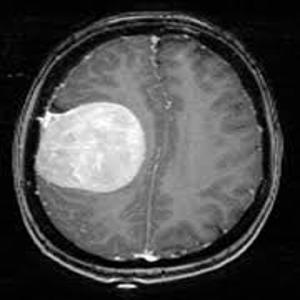
#> input picture testing/y1.png, 300 x 300 px
$ python tree_tester.py testing/y1.png
#> lines starting #> are read from the running program, lines starting #| are printed output that depends on the picture
### gp_terminals/gp_image.py
import numpy as np
from gp_utils.gp_size import GPSize
from gp_terminals.gp_filter import GPFilter
from scipy import signal

class GPImage:
    """
    Custom class for working with image data.
    """

    def __init__(self, pixel_data: np.ndarray) -> None:
        """
        Creates image from numpy array.

        Parameter
        ---------
        pixel_data: np.ndarray
            Numpy array of pixels in range [0; 255] and shape of (height, width)
        """

        self.pixel_data = pixel_data
        self.size = GPSize(pixel_data.shape[1], pixel_data.shape[0])

    def apply_filter(self, filter: GPFilter) -> object:
        """
        Apply kernel filter to image by convolution process.
        """
        return GPImage(signal.convolve(self.pixel_data, filter.filter_data, mode='same'))

    def apply_maxpool2x2(self) -> object:
        """
        Apply max pool 2d with size 2x2 and stride equal to 2.
        """
        result = self.pixel_data.copy()
        w, h = self.size.w, self.size.h

        if w == 1 and h == 1:
            return GPImage(result)

        if h % 2 != 0:
            result = result[:-1,:]
        if w % 2 != 0:
            result = result[:,:-1]
        h, w = result.shape

        return GPImage(result.reshape(h//2, 2, w//2, 2).max(axis=(1,3)))

    def __str__(self) -> str:
        np_str = str(self.pixel_data.tolist())
        return f"GPImage(np.array({np_str}))"

    __repr__ = __str__

### gp_operators.py
"""
This file contains all genetic operators from Function set.
"""

import numpy as np

# ========================
# Upload typings.
# ========================
from gp_terminals.gp_image import GPImage
from gp_terminals.gp_filter import GPFilter
from gp_terminals.gp_percentage import GPPercentage
from gp_terminals.gp_cutshape import GPCutshape
from gp_terminals.gp_percentage_size import GPPercentageSize

from gp_utils.gp_point import GPPoint
from gp_utils.gp_size import GPSize

import warnings

#suppress warnings
warnings.filterwarnings('ignore')

# ========================
# Classification operators.
# ========================

def add(a: np.float64, b: np.float64) -> np.float64:
    return a + b

def sub(a: np.float64, b: np.float64) -> np.float64:
    return a - b

def mul(a: np.float64, b: np.float64) -> np.float64:
    return a * b

# Protected division
def div(a: np.float64, b: np.float64) -> np.float64:
    return 1.0 if b == 0 else a / b

# ========================
# Aggregation operators.
# ========================

# [9 lines left out: functions agg_mean, agg_stdev, not called in this run]

def agg_min(image: GPImage, top_left_corner: GPPercentage, size: GPPercentageSize, shape: GPCutshape) -> np.float64:
    top_left_corner = GPPoint(top_left_corner.a * image.size.w, top_left_corner.b * image.size.h)
    size = GPSize(size.a * image.size.w, size.b * image.size.h)
    return np.min(shape.cut(image, top_left_corner, size))

def agg_max(image: GPImage, top_left_corner: GPPercentage, size: GPPercentageSize, shape: GPCutshape) -> np.float64:
    top_left_corner = GPPoint(top_left_corner.a * image.size.w, top_left_corner.b * image.size.h)
    size = GPSize(size.a * image.size.w, size.b * image.size.h)
    return np.max(shape.cut(image, top_left_corner, size))

# ========================
# Convolutional operators.
# ========================

def conv(image: GPImage, filter: GPFilter) -> GPImage:
    new_image = image.apply_filter(filter)
    #ReLU
    new_image.pixel_data = new_image.pixel_data * (new_image.pixel_data > 0)
    return new_image

def pool(image: GPImage) -> GPImage:
    return image.apply_maxpool2x2()

### gp_terminals/gp_filter.py
import numpy as np
from gp_utils.gp_size import GPSize

class GPFilter:
    """
    Class that contains filter and operations over it.
    """

    def __init__(self, filter_data: np.ndarray) -> None:
        """
        Creates filter from numpy array.

        Parameter
        ---------
        filter_data: np.ndarray
            Numpy array of values in range [-3, 3] and shape of (height, width)
        """

        if filter_data.shape[0] != filter_data.shape[1]:
            raise Exception(f"Filter must be a square matrix. Got marix with size {filter_data.shape}")

        if filter_data.shape[0] % 2 == 0:
            raise Exception(f"Filter shape must be odd numer. Got shape {filter_data.shape}")

        self.filter_data = filter_data
        self.size = filter_data.shape[0]

    def __str__(self) -> str:
        np_str = str(self.filter_data.tolist())
        return f"GPFilter(np.array({np_str}))"

    __repr__ = __str__

### gp_terminals/gp_percentage.py
class GPPercentage:
    """
    Represent relative position in percents.
    """

    def __init__(self, a: float, b: float) -> None:
        self.a = a
        self.b = b

    def __str__(self) -> str:
        return f"GPPercentage({self.a},{self.b})"

    __repr__ = __str__

### tree_runner.py
import numpy as np

from gp_terminals.gp_cutshape import GPCutshape
from gp_terminals.gp_filter import GPFilter
from gp_terminals.gp_image import GPImage
from gp_terminals.gp_percentage import GPPercentage
from gp_terminals.gp_percentage_size import GPPercentageSize

from gp_operators import agg_max, agg_mean, agg_min, agg_stdev, pool, add, conv, mul, div, sub
from deap import gp

def run_tree(input: GPImage, tree: gp.PrimitiveTree) :
    #print(f"RUN!\n {tree}")
    lambda_function = eval('lambda ARG0: ' + str(tree))
    #print("FINISH")
    return lambda_function(input)

### gp_terminals/gp_cutshape.py
import numpy as np

from gp_terminals.gp_image import GPImage
from gp_utils.gp_size import GPSize
from gp_utils.gp_point import GPPoint

class GPCutshape:
    """
    Special terminal to make shaped-cut from image.
    """

    def __init__(self, type_name: str) -> None:
        """
        Initialize Cutshape.

        Parameter
        ---------
        type_name: str
            Type of cut: 'elp', 'row', 'col', 'rec'.
        """
        if not type_name in ['elp', 'row', 'col', 'rec']:
            raise Exception(f"Undefined cut type {type_name}")

        self.type_name = type_name

    def cut(self, image: GPImage, top_left_corner: GPPoint, size: GPSize) -> np.ndarray:
        """
        Get all values inside a shape.

        Parameter
        ---------
        image: GPImage
            The image.
        """

        x, y = top_left_corner.x, top_left_corner.y
        w, h = size.w, size.h
        if self.type_name == 'elp':
            pixel_data = image.pixel_data
            if w == 0 or h == 0:
                return pixel_data.copy()

            mx, my = np.meshgrid(np.arange(pixel_data.shape[1]), np.arange(pixel_data.shape[0]))
            ellipse_mask = ((mx - x) / w)**2 + ((my - y) / h)**2 <= 1
            return pixel_data[ellipse_mask].copy()
        elif self.type_name == 'row':
            return image.pixel_data[y, x:max(x+w, image.size.w)].copy()
        elif self.type_name == 'col':
            return image.pixel_data[y:max(y+h, image.size.h), x].copy()
        elif self.type_name == 'rec':
            return image.pixel_data[y:max(y+h, image.size.h), x:max(x+w, image.size.w)].copy()

    def __str__(self) -> str:
        return f"GPCutshape('{self.type_name}')"

    __repr__ = __str__

### gp_utils/gp_size.py
import numpy as np

class GPSize:
    """
    Container for pair of width and height.
    """
    def __init__(self, w: int, h: int) -> None:
        """
        Creates size object from pair of weight and height.

        Parameter
        ---------
        w: int
            Width of size.
        h: int
            Height of size.
        """
        self.w = int(w)
        self.h = int(h)

    def shape(self):
        return np.shape([self.h, self.w])

    def __str__(self) -> str:
        return f"GPSize({self.w},{self.h})"

    __repr__ = __str__

### gp_utils/gp_point.py
class GPPoint:
    """
    Container for 2D point.
    """
    def __init__(self, x: int, y: int) -> None:
        """
        Creates point object from x and y coodrinates.

        Parameter
        ---------
        x: int
            X coordinate.
        y: int
            Y coordinate.
        """
        self.x = int(x)
        self.y = int(y)

    def __str__(self) -> str:
        return f"GPPoint({self.x},{self.y})"

    __repr__ = __str__

### gp_terminals/gp_percentage_size.py
from gp_terminals.gp_percentage import GPPercentage

class GPPercentageSize:
    """
    Represent relative size in percents.
    """

    def __init__(self, a: float, b: float) -> None:
        self.a = a
        self.b = b

    def __str__(self) -> str:
        return f"GPPercentageSize({self.a},{self.b})"
    __repr__ = __str__

### tree_tester.py
import argparse
import cv2
from tree_runner import run_tree
from gp_terminals.gp_image import GPImage

parser = argparse.ArgumentParser(description="Test best generated tree on 1 example.")

parser.add_argument('path', type=str,
                    help='Path to file for prediction.')

args = parser.parse_args()
path_to_file = args.path

tree_file = open("best_result_tree.txt", "r")
#> (reads best_result_tree.txt from the repository)
print(run_tree(GPImage(cv2.imread(path_to_file, cv2.IMREAD_GRAYSCALE)), tree_file.read()))
#> in __init__, self.pixel_data is the input picture: shape (300, 300); min 0, max 255, mean 75.8
#> in conv, `new_image.pixel_data = new_image.pixel_data * (new_image.pixel_data > 0)`:
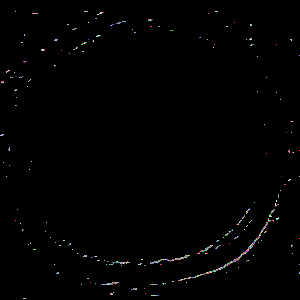
#> new_image.pixel_data: shape (300, 300) int64; 132 distinct labels, from 0 to 184; one colour per label, 0 black
#> in __init__ (call 3), `self.pixel_data = pixel_data`: self.pixel_data: shape (150, 150) int64; 112 distinct labels, from 0 to 184
#> in __init__ (call 4), `self.pixel_data = pixel_data`:
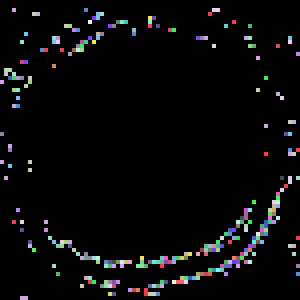
#> self.pixel_data: shape (75, 75) int64 (shown 4 times larger); 94 distinct labels, from 0 to 184; one colour per label, 0 black
#> in __init__ (call 5), `self.pixel_data = pixel_data`:
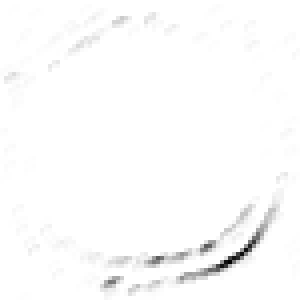
#> self.pixel_data: shape (75, 75) int64 (shown 4 times larger); min -1564, max 0, mean -20.51; drawn with min black and max white
#> in conv (call 2), `new_image.pixel_data = new_image.pixel_data * (new_image.pixel_data > 0)`: new_image.pixel_data: shape (75, 75) int64; every value is 0
#> in apply_maxpool2x2 (call 3), `result = result[:-1,:]`: result: shape (74, 75) int64; every value is 0
#> in apply_maxpool2x2 (call 3), `result = result[:,:-1]`: result: shape (74, 74) int64; every value is 0
#> in __init__ (call 7), `self.pixel_data = pixel_data`: self.pixel_data: shape (37, 37) int64; every value is 0
#> in __init__, `self.a = a`: self.a = 0.206
#> in __init__ (call 4), `self.filter_data = filter_data`: self.filter_data = [[-1, -1, -2], [-1, -2, -2], [-2, 2, 2]]
#> in __init__ (call 5), `self.filter_data = filter_data`: self.filter_data = [[0, -2, -3], [-3, -1, -1], [-2, 0, 0]]
#> in __init__ (call 14), `self.pixel_data = pixel_data`:
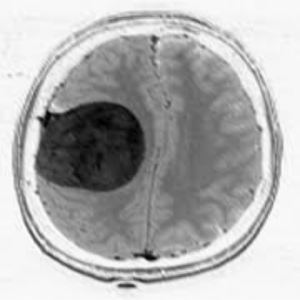
#> self.pixel_data: shape (300, 300) int64; min -2045, max 38, mean -606.3; drawn with min black and max white
#> in conv (call 7), `new_image.pixel_data = new_image.pixel_data * (new_image.pixel_data > 0)`: new_image.pixel_data: shape (300, 300) int64; 24 distinct labels, from 0 to 38
#> in __init__ (call 15), `self.pixel_data = pixel_data`: self.pixel_data: shape (150, 150) int64; 23 distinct labels, from 0 to 38
#> in __init__ (call 16), `self.pixel_data = pixel_data`:
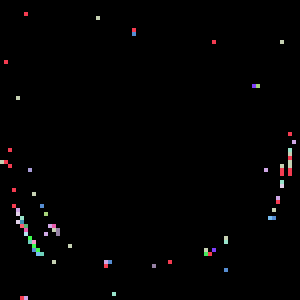
#> self.pixel_data: shape (75, 75) int64 (shown 4 times larger); 21 distinct labels, from 0 to 38; one colour per label, 0 black
#> in apply_maxpool2x2 (call 9), `result = result[:-1,:]`: result: shape (74, 75) int64; 21 distinct labels, from 0 to 38
#> in apply_maxpool2x2 (call 9), `result = result[:,:-1]`:
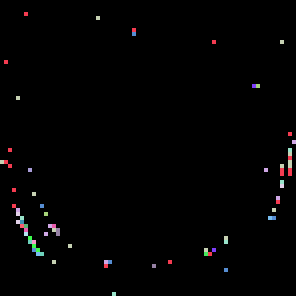
#> result: shape (74, 74) int64 (shown 4 times larger); 21 distinct labels, from 0 to 38; one colour per label, 0 black
#> in __init__ (call 17), `self.pixel_data = pixel_data`: self.pixel_data: shape (37, 37) int64; 20 distinct labels, from 0 to 38
#> in apply_maxpool2x2 (call 10), `result = result[:-1,:]`: result: shape (36, 37) int64; 20 distinct labels, from 0 to 38
#> in apply_maxpool2x2 (call 10), `result = result[:,:-1]`:
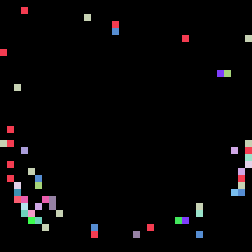
#> result: shape (36, 36) int64 (shown 7 times larger); 20 distinct labels, from 0 to 38; one colour per label, 0 black
